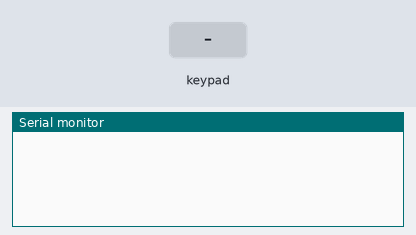
Simulated run of this sketch. Board: Arduino Leonardo, built with avr-gcc and run on an emulated ATmega32U4. Parts: the last lines printed to the serial monitor. Inputs (shaded band) come from the test bench. USB keyboard and mouse output is not drawn.

Above: at 2.2 s.
2.3 s: key 'A' pressed
At 3.2 s:
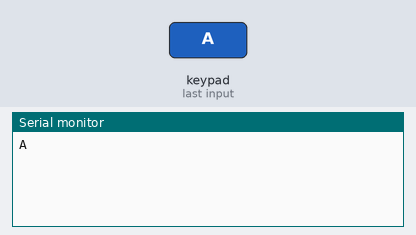
3.8 s: keypad keys 9 8 7 6 D pressed 0.4 s apart
At 5.8 s:
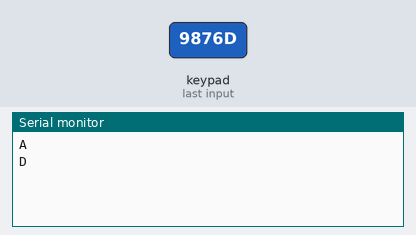
7.3 s: key 'B' pressed
At 8.5 s:
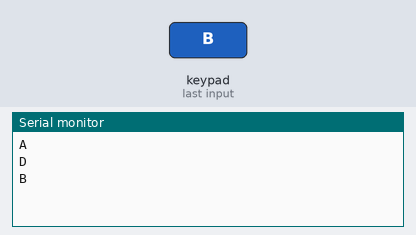
8.8 s: key 'C' pressed
At 9.5 s:
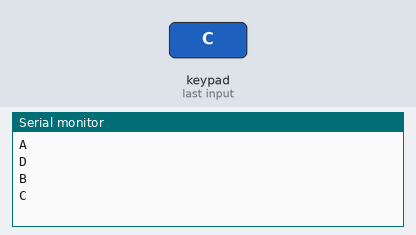

Measured:
- after the input at 2.3 s, the serial monitor: prints a new line at once (image 1)
- after the input at 3.8 s, the serial monitor: prints a new line after 1.6 s (image 2)
- after the input at 7.3 s, the serial monitor: prints a new line at once (image 3)
- after the input at 8.8 s, the serial monitor: prints a new line at once (image 4)

The sketch:

stream_deck.ino
```cpp
#include <Keypad.h>
#include <HID-Project.h>

const byte ROWS = 4;
const byte COLS = 4;
char keys[ROWS][COLS] = {
  {'1', '2', '3', 'A'},
  {'4', '5', '6', 'B'},
  {'7', '8', '9', 'C'},
  {'*', '0', '#', 'D'}
};

byte rowPins[ROWS] = {9, 8, 7, 6};
byte colPins[COLS] = {5, 4, 3, 2};
Keypad keypad = Keypad(makeKeymap(keys), rowPins, colPins, ROWS, COLS);

void setup() {
  Keyboard.begin();  // Initialize keyboard emulation
  Consumer.begin();  // Initialize media controls
  Serial.begin(9600);
  delay(1000);
}

void loop() {
  char key = keypad.getKey();

  if (key) {
    switch (key) {
      case '0':
        Consumer.write(MEDIA_PLAY_PAUSE);
        break;
      case '#':
        Consumer.write(MEDIA_PREVIOUS);
        break;
      case '*':
        Consumer.write(MEDIA_NEXT);
        break;
      case '1':
        Keyboard.press(KEY_F13);
        Keyboard.release(KEY_F13);
        break;
      case '2':
        Keyboard.press(KEY_F14);
        Keyboard.release(KEY_F14);
        break;
      case '3':
        Keyboard.press(KEY_F15);
        Keyboard.release(KEY_F15);
        break;
      case '4':
        Keyboard.press(KEY_F16);
        Keyboard.release(KEY_F16);
        break;
      case '5':
        Keyboard.press(KEY_F17);
        Keyboard.release(KEY_F17);
        break;
      case '6':
        Keyboard.press(KEY_F18);
        Keyboard.release(KEY_F18);
        break;
      case '7':
        Keyboard.press(KEY_F19);
        Keyboard.release(KEY_F19);
        break;
      case '8':
        Keyboard.press(KEY_F20);
        Keyboard.release(KEY_F20);
        break;
      case '9':
        Keyboard.press(KEY_F21);
        Keyboard.release(KEY_F21);
        break;
      case 'A':
        Serial.println("A");
        break;
      case 'B':
        Serial.println("B");
        break;
      case 'C':
        Serial.println("C");
        break;
      case 'D':
        Serial.println("D");
        break;
      default:
        Serial.println(key);
        break;
    }
  }
  delay(10);
}
```
